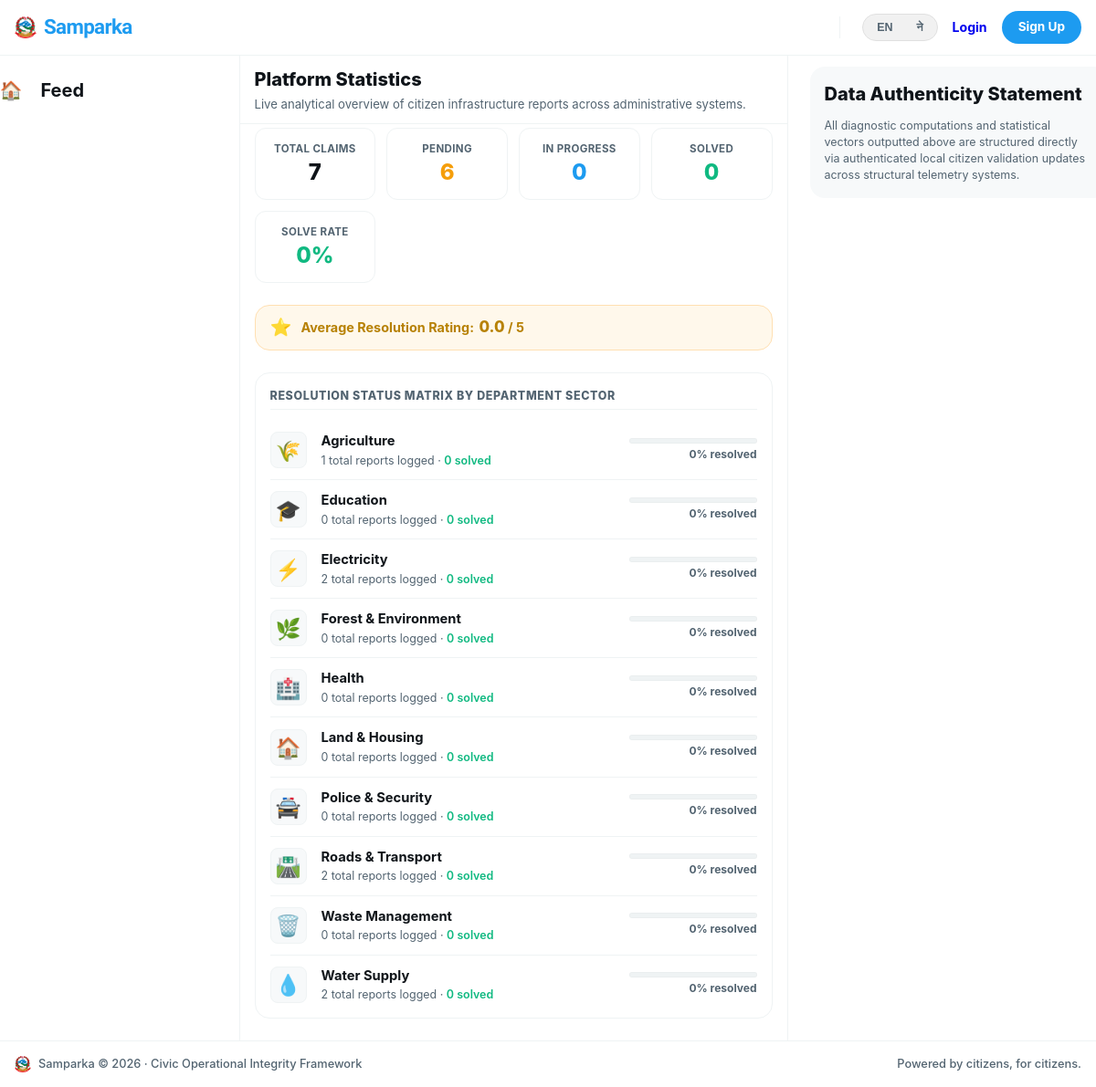
/accounts/stats/, run on the app's committed database.
### departments/models.py (models this page shows, shortened)
class Department(models.Model):
    name = models.CharField(
        max_length=100,
        unique=True
    )
    name_ne = models.CharField(
        max_length=100,
        blank=True,
        help_text='Nepali name of the department (optional)'
    )
    slug = models.SlugField(
        unique=True
    )
    description = models.TextField(
        blank=True
    )
    icon = models.CharField(
        max_length=50,
        default='🏛️',
        help_text='Emoji icon for the department'
    )
    color = models.CharField(
        max_length=7,
        default='#3B82F6',
        help_text='Hex color for department badge'
    )
    is_active = models.BooleanField(
        default=True
    )
    created_at = models.DateTimeField(
        auto_now_add=True
    )
    class Meta:
        ordering = ['name']

### accounts/views.py (the view)
# urls.py: path('stats/',                              views.public_stats,          name='public_stats'),
def public_stats(request):
    departments = Department.objects.annotate(
        total=Count('complaints'),
        solved=Count('complaints', filter=models.Q(complaints__status='solved')),
    )
    total       = Complaint.objects.count()
    solved      = Complaint.objects.filter(status='solved').count()
    pending     = Complaint.objects.filter(status='pending').count()
    in_progress = Complaint.objects.filter(status='in_progress').count()
    avg_rating  = ComplaintRating.objects.aggregate(avg=Avg('stars'))['avg'] or 0
    return render(request, 'accounts/public_stats.html', {
        'departments':  departments,
        'total':        total,
        'solved':       solved,
        'pending':      pending,
        'in_progress':  in_progress,
        'avg_rating':   round(avg_rating, 1),
        'solve_rate':   round((solved / total * 100) if total else 0, 1),
    })

### accounts/context_processors.py (called while the page is built)
def notifications(request):
    if request.user.is_authenticated:
        return {
            'unread_count': request.user.notifications.filter(is_read=False).count()
        }
    return {'unread_count': 0}

### accounts/templates/accounts/public_stats.html (shortened to what this page needs)
{% extends 'base.html' %}
{% load i18n %}
{% block content %}
<div class="x-workspace-container">
  <aside class="x-panel-left">
    <div class="x-sticky-scroll-box">
      <nav class="x-v-nav">
        <a href="{% url 'complaints:feed' %}" class="x-v-link">
          <span class="x-v-icon">🏠</span>
          <span class="x-v-label">{% trans "Feed" %}</span>
        </a>
      </nav>
    </div>
  </aside>
  <main class="x-panel-center">
    <div class="x-center-filter-row" style="position: static; display: flex; flex-direction: column; align-items: flex-start; padding: 16px; gap: 4px;">
      <h1 style="font-size: 1.25rem; font-weight: 800; color: var(--text-main); margin: 0;">{% trans "Platform Statistics" %}</h1>
      <p style="font-size: 0.82rem; color: var(--text-muted); margin: 0;">{% trans "Live analytical overview of citizen infrastructure reports across administrative systems." %}</p>
    </div>
    <div class="x-stats-metric-grid" style="margin-top: 4px;">
      <div class="x-stats-metric-card">
        <div style="font-size: 0.72rem; color: var(--text-muted); font-weight: 700; text-transform: uppercase; letter-spacing: 0.03em;">{% trans "Total Claims" %}</div>
        <div style="font-size: 1.5rem; font-weight: 800; color: var(--text-main); margin-top: 4px; line-height: 1.2;">{{ total|default:0 }}</div>
      </div>
      <div class="x-stats-metric-card">
        <div style="font-size: 0.72rem; color: var(--text-muted); font-weight: 700; text-transform: uppercase; letter-spacing: 0.03em;">{% trans "Pending" %}</div>
        <div style="font-size: 1.5rem; font-weight: 800; color: #f59e0b; margin-top: 4px; line-height: 1.2;">{{ pending|default:0 }}</div>
      </div>
      <div class="x-stats-metric-card">
        <div style="font-size: 0.72rem; color: var(--text-muted); font-weight: 700; text-transform: uppercase; letter-spacing: 0.03em;">{% trans "In Progress" %}</div>
        <div style="font-size: 1.5rem; font-weight: 800; color: var(--accent-blue, #1d9bf0); margin-top: 4px; line-height: 1.2;">{{ in_progress|default:0 }}</div>
      </div>
      <div class="x-stats-metric-card">
        <div style="font-size: 0.72rem; color: var(--text-muted); font-weight: 700; text-transform: uppercase; letter-spacing: 0.03em;">{% trans "Solved" %}</div>
        <div style="font-size: 1.5rem; font-weight: 800; color: #10b981; margin-top: 4px; line-height: 1.2;">{{ solved|default:0 }}</div>
      </div>
      <div class="x-stats-metric-card">
        <div style="font-size: 0.72rem; color: var(--text-muted); font-weight: 700; text-transform: uppercase; letter-spacing: 0.03em;">{% trans "Solve Rate" %}</div>
        <div style="font-size: 1.5rem; font-weight: 800; color: #10b981; margin-top: 4px; line-height: 1.2;">{{ solve_rate|default:0 }}%</div>
      </div>
    </div>
    <div class="x-stats-wrapper-box" style="display: flex; align-items: center; gap: 10px; background: #fff8eb; border-color: #ffe0b2; margin-top: 0; padding: 12px 16px;">
      <span style="font-size: 1.2rem; line-height: 1;">⭐</span>
      <div style="font-size: 0.9rem; font-weight: 700; color: #b78103;">
        {% trans "Average Resolution Rating:" %} <span style="font-size: 1.05rem; font-weight: 800; margin-left: 2px;">{{ avg_rating|default:"0.0" }}</span> / 5
      </div>
    </div>
    <div class="x-stats-wrapper-box">
      <h2 style="font-size: 0.78rem; font-weight: 800; text-transform: uppercase; color: var(--text-muted); margin: 0 0 12px 0; letter-spacing: 0.05em; border-bottom: 1px solid var(--border-color); padding-bottom: 6px;">
        {% trans "Resolution Status Matrix By Department Sector" %}
      </h2>
      <div style="display: flex; flex-direction: column;">
        {% for dept in departments %}
          <div class="x-dept-stat-row">
            <div style="width: 40px; height: 40px; border-radius: 8px; background: var(--bg-subtle, #f7f9fa); display: flex; align-items: center; justify-content: center; font-size: 1.4rem; flex-shrink: 0; border: 1px solid var(--border-color);">
              {{ dept.icon|default:"📁" }}
            </div>
            <div style="flex: 1; min-width: 0;">
              <div style="font-size: 0.92rem; font-weight: 700; color: var(--text-main); margin-bottom: 2px; white-space: nowrap; overflow: hidden; text-overflow: ellipsis;">
                {{ dept.name }}
              </div>
              <div style="font-size: 0.78rem; color: var(--text-muted);">
                {{ dept.total|default:0 }} {% trans "total reports logged" %} &middot; <span style="color: #10b981; font-weight: 600;">{{ dept.solved|default:0 }} {% trans "solved" %}</span>
              </div>
            </div>
            <div style="width: 140px; flex-shrink: 0; text-align: right;">
              <div style="height: 6px; width: 100%; background: var(--border-color, #eff3f4); border-radius: 99px; overflow: hidden; margin-bottom: 4px; border: 1px solid rgba(0,0,0,0.02);">
              </div>
              <div style="font-size: 0.75rem; font-weight: 700; color: var(--text-muted);">
                {% if dept.total %}{% widthratio dept.solved dept.total 100 %}%{% else %}0%{% endif %} {% trans "resolved" %}
              </div>
            </div>
          </div>
        {% empty %}
          <div style="text-align: center; padding: 32px 0; color: var(--text-muted); font-size: 0.88rem;">
            {% trans "No department sector administrative track telemetry detected on-system." %}
          </div>
        {% endfor %}
      </div>
    </div>
  </main>
  <aside class="x-panel-right">
    <div class="x-sticky-scroll-box">
      <section class="x-right-panel-widget">
        <h4 class="x-widget-panel-title">{% trans "Data Authenticity Statement" %}</h4>
        <p style="font-size: 0.78rem; color: var(--text-muted); line-height: 1.45; margin: 8px 0 0 0;">
          {% trans "All diagnostic computations and statistical vectors outputted above are structured directly via authenticated local citizen validation updates across structural telemetry systems." %}
        </p>
      </section>
    </div>
  </aside>
</div>
{% endblock %}

### static/css/main.css (style rules this page uses)
:root { --bg-global: #ffffff; --bg-subtle: #f7f9fa; --border-color: #eff3f4; --text-main: #0f1419; --text-muted: #536471; --accent-blue: #1d9bf0; --accent-blue-hover: #1a8cd8; --accent-blue-light: #e8f5fe; --accent-red: #f4212e; --font-stack: -apple-system, BlinkMacSystemFont, "Segoe UI", Roboto, Helvetica, Arial, sans-serif; }
* { margin: 0; padding: 0; box-sizing: border-box; }
body { font-family: var(--font-stack); background-color: var(--bg-global); color: var(--text-main); line-height: 1.4; overflow-y: scroll; }
.main-content, main, .wrapper { max-width: 100%; width: 100%; padding: 0; margin: 0; }
.x-workspace-container { display: grid !important; grid-template-columns: 275px 600px 350px !important; justify-content: center !important; width: 100% !important; max-width: 1232px !important; margin: 0 auto !important; min-height: calc(100vh - 60px) !important; }
.x-sticky-scroll-box { position: sticky !important; top: 60px !important; height: calc(100vh - 60px) !important; display: flex !important; flex-direction: column !important; padding-top: 12px !important; padding-bottom: 12px !important; }
.x-panel-left { border-right: 1px solid var(--border-color) !important; padding-right: 12px !important; }
.x-v-nav { display: flex !important; flex-direction: column !important; gap: 4px !important; }
.x-v-link { display: inline-flex !important; align-items: center !important; gap: 20px !important; padding: 12px 20px 12px 12px !important; border-radius: 9999px !important; color: var(--text-main) !important; font-size: 1.25rem !important; font-weight: 700 !important; text-decoration: none !important; transition: background-color 0.2s ease !important; width: max-content !important; }
.x-panel-center { border-right: 1px solid var(--border-color) !important; min-width: 0 !important; }
.x-center-filter-row { position: sticky !important; top: 54px !important; background-color: rgba(255, 255, 255, 0.85) !important; backdrop-filter: blur(12px) !important; z-index: 10 !important; padding: 12px 16px !important; border-bottom: 1px solid var(--border-color) !important; }
.x-panel-right { padding-left: 24px !important; }
.x-right-panel-widget { background-color: var(--bg-subtle) !important; border-radius: 16px !important; padding: 16px !important; margin-bottom: 16px !important; }
.x-widget-panel-title { font-size: 1.25rem !important; font-weight: 800 !important; color: var(--text-main) !important; margin-bottom: 12px !important; }
.x-panel-left, .x-v-dept-scroll-wrapper, .x-v-link { position: relative !important; z-index: 999 !important; pointer-events: auto !important; }

### accounts/templates/accounts/public_stats.html (style rules this page uses)
.x-stats-metric-grid { display: grid; grid-template-columns: repeat(auto-fit, minmax(130px, 1fr)); gap: 12px; margin-bottom: 24px; padding: 0 16px; }
.x-stats-metric-card { background: #ffffff; border: 1px solid var(--border-color, #eff3f4); border-radius: 12px; padding: 14px; text-align: center; min-width: 0; }
.x-stats-wrapper-box { background: #ffffff; border: 1px solid var(--border-color, #eff3f4); border-radius: 16px; padding: 16px; margin: 0 16px 24px 16px; }
.x-dept-stat-row { display: flex; align-items: center; gap: 16px; padding: 12px 0; border-bottom: 1px solid var(--border-color, #eff3f4); }
.x-dept-stat-row:last-child { border-bottom: none; padding-bottom: 0; }

### data on the page
Department: icon "🌾", name "Agriculture", total "1", solved "0"
Department: icon "🎓", name "Education", total "0", solved "0", shows "0%"
Department: icon "⚡", name "Electricity", total "2", solved "0"
Department: icon "🌿", name "Forest & Environment", total "0", solved "0", shows "0%"
Department: icon "🏥", name "Health", total "0", solved "0", shows "0%"
Department: icon "🏠", name "Land & Housing", total "0", solved "0", shows "0%"
Department: icon "🚔", name "Police & Security", total "0", solved "0", shows "0%"
Department: icon "🛣️", name "Roads & Transport", total "2", solved "0"
Department: icon "🗑️", name "Waste Management", total "0", solved "0", shows "0%"
Department: icon "💧", name "Water Supply", total "2", solved "0"

### other printed values
{{ total|default:0 }} "7"
{{ pending|default:0 }} "6"
{{ in_progress|default:0 }} "0"
{{ solved|default:0 }} "0"
{{ solve_rate|default:0 }} "0"
{{ avg_rating|default:"0.0" }} "0.0"
